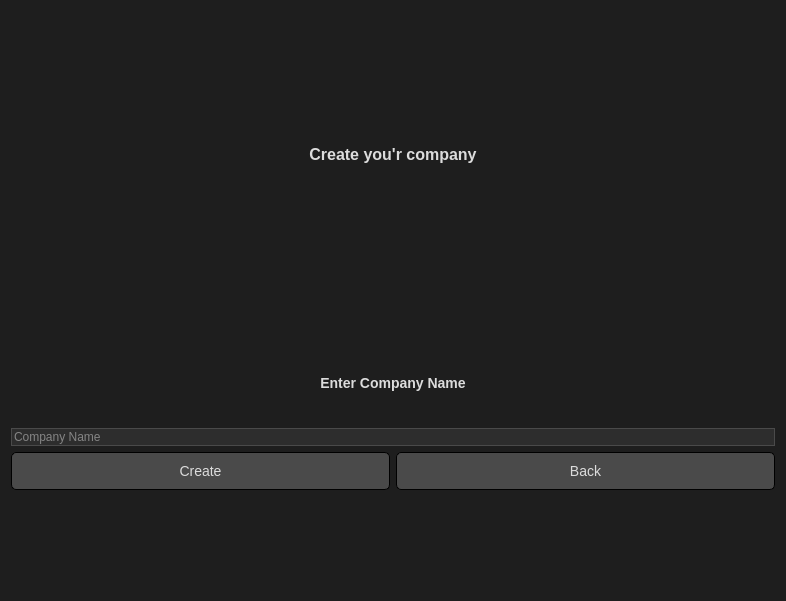
<?xml version="1.0" encoding="UTF-8"?>
<ui version="4.0">
 <class>companyRegWindow</class>
 <widget class="QDialog" name="companyRegWindow">
  <property name="geometry">
   <rect>
    <x>0</x>
    <y>0</y>
    <width>786</width>
    <height>601</height>
   </rect>
  </property>
  <property name="windowTitle">
   <string>companyRegWindow</string>
  </property>
  <property name="styleSheet">
   <string notr="true">QWidget {
    background-color: #1e1e1e; /* Темный фон */
    color: #dcdcdc; /* Светлый текст */
    font-family: &quot;Arial&quot;, sans-serif;
}

QLineEdit {
    background-color: #2d2d2d; /* Темный фон для полей ввода */
    border: 1px solid #4a4a4a; /* Тонкая граница */
   
    color: #dcdcdc; /* Светлый цвет текста */
}

QLineEdit:focus {
    border: 1px solid #6a5acd; /* При фокусе — светло-фиолетовая граница */
    background-color: #353535; /* Слегка светлее фон при фокусе */
}

QPushButton {
    background-color: #4a4a4a; /* Темно-серый фон кнопок */
    border: 1px solid black; /* Граница с фиолетовым оттенком */
    border-radius: 5px; /* Закругленные углы кнопок */
    padding: 10px;
    color: #dcdcdc; /* Светлый текст на кнопках */
    font-size: 14px;
}

QPushButton:hover {
    border-color: #8a7fb3; /* Светлая граница */
}

QPushButton:pressed {
    background-color: #5a4f85; /* Темный фиолетовый при нажатии */
}

QLabel {
    font-size: 12px;
    font-weight: bold;
}

QFrame {
    border: none;
}

QGroupBox {
    border: 1px solid #3a3a3a;
    border-radius: 5px;
    padding: 10px;
    background-color: #2d2d2d;
}

QGroupBox:title {
    color: #dcdcdc;
    padding: 5px;
    font-size: 18px;
}
</string>
  </property>
  <layout class="QVBoxLayout" name="verticalLayout">
   <item>
    <widget class="QLabel" name="label">
     <property name="styleSheet">
      <string notr="true">

QLabel {
    font-size: 16px;
    ;
}
</string>
     </property>
     <property name="text">
      <string>Create you'r company</string>
     </property>
     <property name="alignment">
      <set>Qt::AlignmentFlag::AlignCenter</set>
     </property>
    </widget>
   </item>
   <item>
    <layout class="QVBoxLayout" name="verticalLayout_2">
     <item>
      <spacer name="verticalSpacer_2">
       <property name="orientation">
        <enum>Qt::Orientation::Vertical</enum>
       </property>
       <property name="sizeType">
        <enum>QSizePolicy::Policy::Fixed</enum>
       </property>
       <property name="sizeHint" stdset="0">
        <size>
         <width>20</width>
         <height>40</height>
        </size>
       </property>
      </spacer>
     </item>
     <item>
      <widget class="QLabel" name="label_3">
       <property name="styleSheet">
        <string notr="true">


QLabel {
    font-size: 14px;
    font-weight: bold;
}
</string>
       </property>
       <property name="text">
        <string>Enter Company Name</string>
       </property>
       <property name="alignment">
        <set>Qt::AlignmentFlag::AlignCenter</set>
       </property>
      </widget>
     </item>
     <item>
      <widget class="QLineEdit" name="nameEdit">
       <property name="placeholderText">
        <string>Company Name</string>
       </property>
      </widget>
     </item>
     <item>
      <layout class="QHBoxLayout" name="horizontalLayout">
       <item>
        <widget class="QPushButton" name="createButton">
         <property name="text">
          <string>Create</string>
         </property>
        </widget>
       </item>
       <item>
        <widget class="QPushButton" name="returnButton">
         <property name="text">
          <string>Back</string>
         </property>
        </widget>
       </item>
      </layout>
     </item>
     <item>
      <spacer name="verticalSpacer">
       <property name="orientation">
        <enum>Qt::Orientation::Vertical</enum>
       </property>
       <property name="sizeType">
        <enum>QSizePolicy::Policy::Fixed</enum>
       </property>
       <property name="sizeHint" stdset="0">
        <size>
         <width>20</width>
         <height>100</height>
        </size>
       </property>
      </spacer>
     </item>
    </layout>
   </item>
  </layout>
 </widget>
 <resources/>
 <connections/>
</ui>
